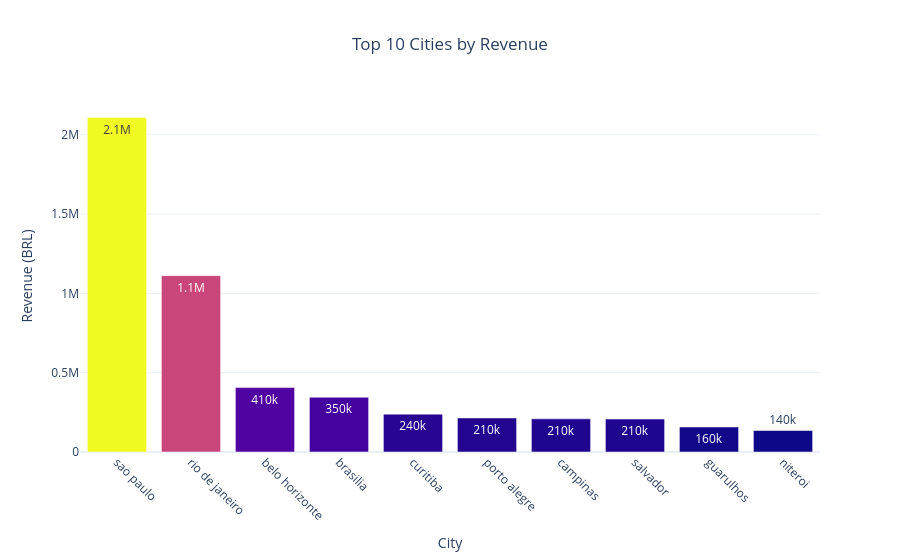

Notebook code cell kept with this figure:
### Code cell
# ======================================
# Top 10 Cities by Revenue
# ======================================

city_revenue = (
    master_df
    .groupby("customer_city")["payment_value"]
    .sum()
    .reset_index()
    .sort_values(
        "payment_value",
        ascending=False
    )
    .head(10)
)

fig = px.bar(
    city_revenue,
    x="customer_city",
    y="payment_value",
    text_auto=".2s",
    color="payment_value",
    title="Top 10 Cities by Revenue",
    template="plotly_white"
)

fig.update_layout(
    xaxis_title="City",
    yaxis_title="Revenue (BRL)",
    title_x=0.5,
    coloraxis_showscale=False
)

fig.update_xaxes(tickangle=45)

fig.show()

### Figure 1 — Plotly figure (JSON) as saved in the notebook; plotly's stock layout.template omitted (floating-point values rounded to 4 significant figures)
{"data": [{"hovertemplate": "customer_city=%{x}<br>payment_value=%{marker.color}<extra></extra>", "legendgroup": "", "marker": {"color": [2108000.0, 1112000.0, 406100.0, 345200.0, 238600.0, 214900.0, 209000.0, 207800.0, 157800.0, 135500.0], "coloraxis": "coloraxis", "pattern": {"shape": ""}}, "name": "", "orientation": "v", "showlegend": false, "textposition": "auto", "texttemplate": "%{y:.2s}", "type": "bar", "x": ["sao paulo", "rio de janeiro", "belo horizonte", "brasilia", "curitiba", "porto alegre", "campinas", "salvador", "guarulhos", "niteroi"], "xaxis": "x", "y": [2108000.0, 1112000.0, 406100.0, 345200.0, 238600.0, 214900.0, 209000.0, 207800.0, 157800.0, 135500.0], "yaxis": "y"}], "layout": {"barmode": "relative", "coloraxis": {"colorbar": {"title": {"text": "payment_value"}}, "colorscale": [[0, "#0d0887"], [0.1111, "#46039f"], [0.2222, "#7201a8"], [0.3333, "#9c179e"], [0.4444, "#bd3786"], [0.5556, "#d8576b"], [0.6667, "#ed7953"], [0.7778, "#fb9f3a"], [0.8889, "#fdca26"], [1, "#f0f921"]], "showscale": false}, "legend": {"tracegroupgap": 0}, "title": {"text": "Top 10 Cities by Revenue", "x": 0.5}, "xaxis": {"anchor": "y", "domain": [0, 1], "tickangle": 45, "title": {"text": "City"}}, "yaxis": {"anchor": "x", "domain": [0, 1], "title": {"text": "Revenue (BRL)"}}}}
